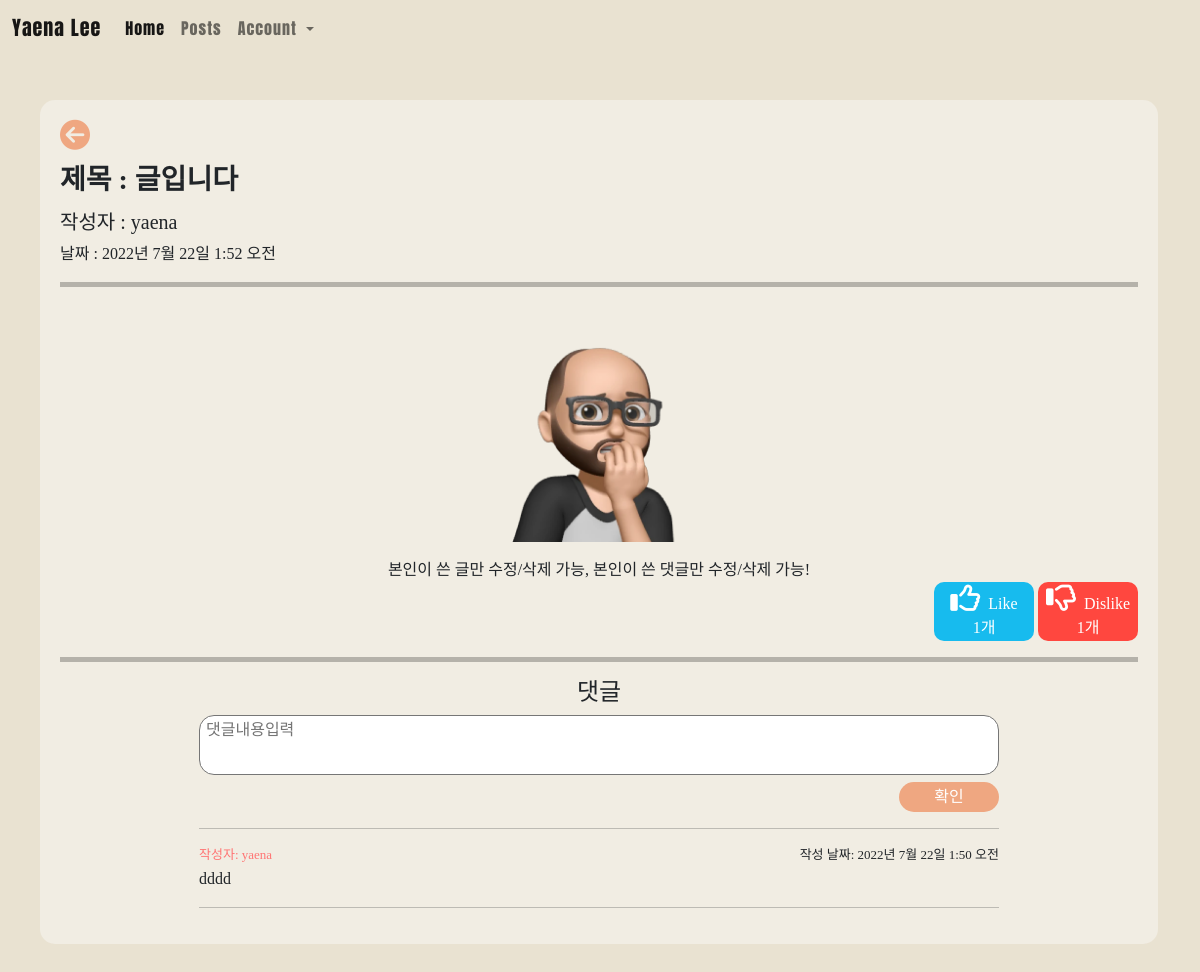
The page /5 on the database as committed earlier.
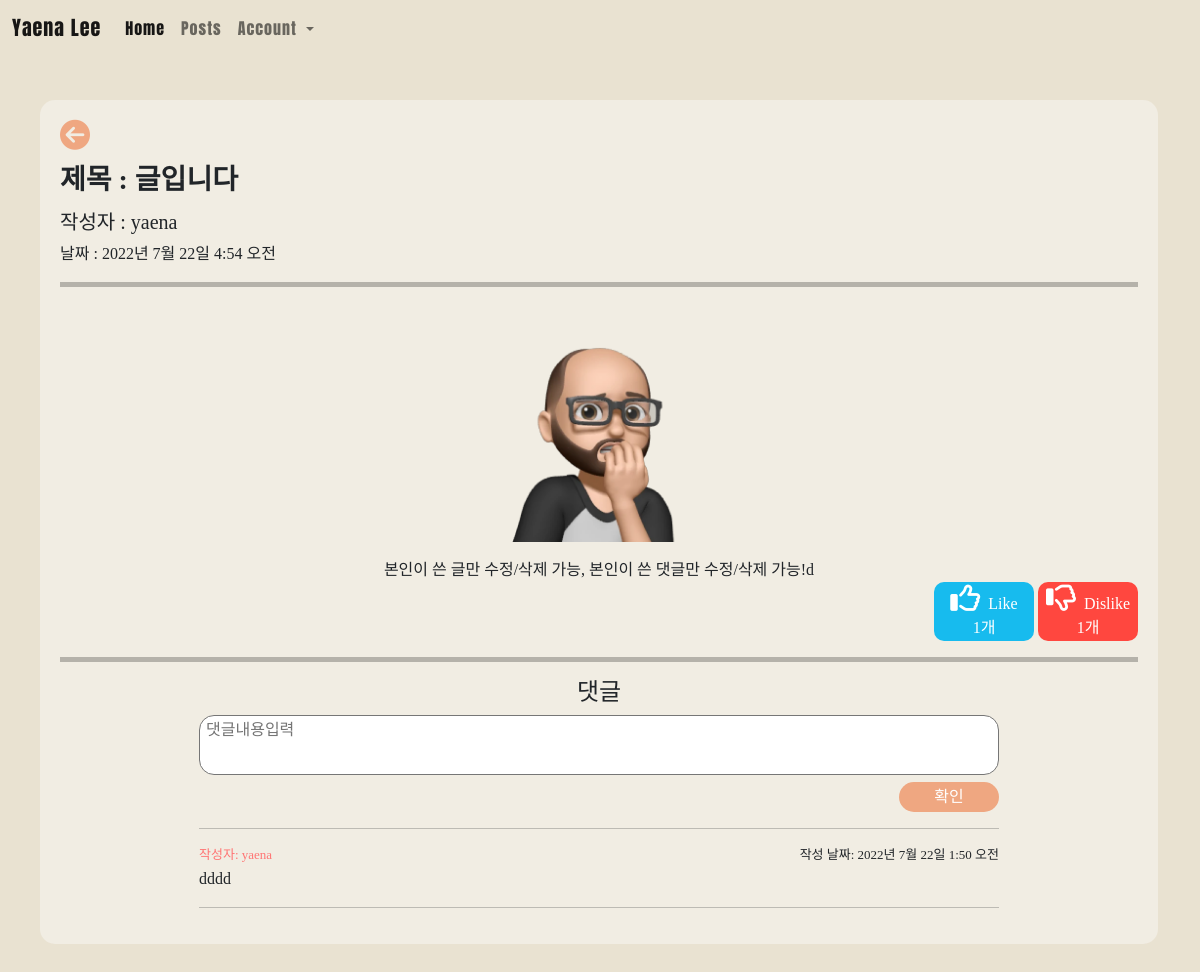
The same page on the database as committed later.
### main/models.py (models this page shows, shortened)
class Post(models.Model):
    title = models.CharField(max_length=200)
    writer = models.ForeignKey(User,on_delete=models.CASCADE)
    pub_date = models.DateTimeField()
    body = models.TextField()
    image = models.ImageField(upload_to = 'post/', blank = True, null = True)
    like_user_set = models.ManyToManyField(User, blank=True, related_name='likes_user_set',through='Like')
    dislike_user_set = models.ManyToManyField(User, blank=True, related_name='dislikes_user_set',through='Dislike')
    @property
    def like_count(self):
        return self.like_user_set.count()
    @property
    def dislike_count(self):
        return self.dislike_user_set.count()

class Comment(models.Model):
    content = models.TextField()
    writer = models.ForeignKey(User, on_delete=models.CASCADE)
    post = models.ForeignKey( Post ,on_delete=models.CASCADE, related_name ='comments')
    created_at = models.DateTimeField(auto_now=True)
    update_at = models.DateTimeField(auto_now=True)

### main/views.py (the view)
# urls.py: path('<int:id>', detail, name = "detail"),
def detail(request, id):
    post = get_object_or_404(Post, pk = id)
    all_comments = post.comments.all().order_by('-created_at')
    return render(request, 'main/detail.html', {'post':post, 'comments':all_comments})

### main/templates/main/detail.html (shortened to what this page needs)
{% extends 'base.html' %}
{% load static %}
{% block content %}
{% include 'shared/_navbar2.html' %}
<div id = "detail" class="container" style="padding-top: 100px;">
    <div id = "detail_body" style="background-color: #f1ede3; border-radius: 15px; padding: 20px; margin-bottom: 30px;">
        {% if post.writer == user%}
        <a href = "{% url 'main:post'%}" style="display: inline-block;"><i class="fa-solid fa-circle-arrow-left" style="color: #efa781;; font-size: 30px;"></i></a>
            <div id = "edit_delete_post" style="text-align: right;float:right;">
                <a href = "{% url 'main:edit' post.id%}"><button id = "post_edit_button">글 수정하기</button></a>
                <a href = "{% url 'main:delete' post.id%}"><button id = "post_edit_button">글 삭제하기</button></a>
            </div>
        {% else %}
        <a href = "{% url 'main:post'%}" style="display: inline-block;"><i class="fa-solid fa-circle-arrow-left" style="color: #efa781;; font-size: 30px;"></i></a>
        {% endif %}
        <h3>제목 : {{post.title}}</h3>
        {% if post.writer %}
            {% if 'user' in post.writer.username %}
                <h5>작성자 : {{ post.writer.last_name }} {{ post.writer.first_name }}</h5>
            {% else %}
                <h5>작성자 : {{ post.writer }}</h5>
            {% endif %}
        {% else %}
        <h5>작성자 : 알 수 없음</h5>
        {% endif %}
        날짜 : {{post.pub_date}}<br>
        <hr style="height: 5px; border: 0 none;color:black">
        {% if post.image %}
            <p style="text-align: center;"><img src = "{{ post.image.url }}"  style="width: 250px" alt = "사진"></p>
        {% endif %}
        <div id = "summary" style="text-align: center;">{{post.body}}</div>
        <div class = "like_dislike" style="text-align: right;">
            <div class="like" name ="{{post.id}}" value="Like" style="display: inline-block;">
                {% if user in post.like_user_set.all %}
                    <button style="background-color: #17BBEE; color:white;border:none;width: 100px;border-radius: 10px;">
                        <i class="fa-solid fa-thumbs-up" id = "like-icon" style="font-size: 30px;display: inline-block;color: white;"></i>
                        &nbspLike
                        <p id="count-{{ post.id }}" style="margin-bottom: 0;">
                            {% if post.like_count == 0 %}
                                0개
                            {% else %}
                                {{ post.like_count }}개
                            {% endif %}
                        </p>
                    </button>
                {% else %}
                    <button style="background-color: #17BBEE; color:white;border:none;width: 100px;border-radius: 10px;">
                        <i class="fa-regular fa-thumbs-up"id = "like-icon" style="font-size: 30px;display: inline-block;color: white; "></i>
                        &nbspLike
                        <p id="count-{{ post.id }}" style="margin-bottom: 0;">
                            {% if post.like_count == 0 %}
                                0개
                            {% else %}
                                {{ post.like_count }}개
                            {% endif %}
                        </p>
                    </button>
                {% endif %}
            </div>
            <div class="dislike" name ="{{post.id}}" value="Dislike" style="display: inline-block;">
                {% if user in post.dislike_user_set.all %}
                    <button style="background-color:#FF473F; color:white;border:none;width: 100px;border-radius: 10px;">
                        <i class="fa-solid fa-thumbs-down" id = "dislike-icon" style="font-size: 30px;display: inline-block;color: white;"></i>
                        &nbspDislike
                        <p id="count2-{{ post.id }}" style="margin-bottom: 0;">
                            {% if post.dislike_count == 0 %}
                                0개
                            {% else %}
                                {{ post.dislike_count }}개
                            {% endif %}
                        </p>
                    </button>
                {% else %}
                    <button style="background-color:#FF473F; color:white;border:none;width: 100px;border-radius: 10px;">
                        <i class="fa-regular fa-thumbs-down"id = "dislike-icon" style="font-size: 30px;display: inline-block;color: white; "></i>
                        &nbspDislike
                        <p id="count2-{{ post.id }}" style="margin-bottom: 0;">
                            {% if post.dislike_count == 0 %}
                                0개
                            {% else %}
                                {{ post.dislike_count }}개
                            {% endif %}
                        </p>
                    </button>
                {% endif %}
            </div>
        </div>
        <hr style="height: 5px; border: 0 none;color:black">
        <h4 style="text-align: center;">댓글</h4>
        <div  style="text-align: center;">
            <form action="{%url 'main:create_comment' post.id%}" method="POST">
                <textarea name="content" placeholder=" 댓글내용입력" style="width: 800px;resize: none; height: 60px; border-radius: 15px;"></textarea>
                <input type="submit" value="확인" id = "detail_submit">
            </form>
        </div>
        <hr style="width: 800px; margin-left:auto;margin-right:auto">
            <div id = "comment" style="width: 800px; margin-left:auto;margin-right:auto">
                {% for comment in comments %}
                <p style="text-align: right; font-size: 13px; margin-bottom: 0;float: right;">작성 날짜: {{comment.created_at}}</p>
                {% if 'user' in comment.writer.username %}
                <p style="color:#ff7473; margin-bottom: 3px;font-size: 13px;">작성자 : {{comment.writer.last_name}} {{comment.writer.first_name}}</p>
                {% else %}
                <p style="color:#ff7473;margin-bottom: 3px;font-size: 13px;">작성자: {{comment.writer}}</p>
                {% endif %}   {{comment.content}}
                <hr>
                {% endfor %}
            </div>
    </div>
</div>
{% endblock %}

### profile_page/templates/base.html (shortened to what this page needs)
<!DOCTYPE html>
{% load static %}
    <html lang="en">
    <head>
        <link href="https://cdn.jsdelivr.net/npm/bootstrap@5.1.3/dist/css/bootstrap.min.css" rel="stylesheet">
        <link rel = "stylesheet" href = "{% static 'css/style.css' %}?a">
        <link rel="stylesheet" href="https://maxcdn.bootstrapcdn.com/font-awesome/5.8.2/css/font-awesome.min.css">
    </head>
    <body>
            {% block content %}
            {% endblock %}
    </body>
</html>

### profile_page/templates/shared/_navbar2.html (shortened to what this page needs)
<nav>
    <nav class="navbar navbar-expand-lg navbar-light bg-light">
        <div class="container-fluid">
          <a class="navbar-brand" href="{% url 'main:showmain' %}">Yaena Lee</a>
          <div class="collapse navbar-collapse" id="navbarNav">
            <ul class="navbar-nav">
              <li class="nav-item">
                <a class="nav-link active" aria-current="page" href="{% url 'main:showmain' %}">Home</a>
              </li>
              <li class="nav-item">
                <a class="nav-link" href="{% url 'main:post' %}">Posts</a>
              </li>
              <li class="nav-item dropdown">
                <a class="nav-link dropdown-toggle" href="#" id="navbarDropdown" role="button" data-bs-toggle="dropdown" aria-expanded="false">
                  Account
                </a>
              </li>
            </ul>
          </div>
        </div>
      </nav>
</nav>

### profile_page/static/css/style.css (style rules this page uses)
html,body { background-color:RGB(233,226,209); }
.bg-light { background-color: RGB(233,226,209) !important; }
nav { position: fixed; font-family: 'Anton', sans-serif; letter-spacing: 1px; width: 100%; }
h4 { font-family: 'dream', sans-serif; font-size: 1.5em; }
h3 { padding-top: 10px; font-family: 'dream'; font-weight:bold; padding-bottom: 5px; }
#detail { padding-top:50px ; padding-left: 10px; font-family: dream; }
#detail_submit { background-color: #efa781; color:white; font-family: dream; border: none; width: 100px; height: 30px; border-radius: 15px; margin-left: 700px; }

Rows that differ between the two databases and show on the page:
changed Post "글입니다": pub_date "2022년 7월 22일 1:52 오전" → "2022년 7월 22일 4:54 오전"; body "본인이 쓴 글만 수정/삭제 가능, 본인이 쓴 댓글만 수정/삭제 가능!" → "본인이 쓴 글만 수정/삭제 가능, 본인이 쓴 댓글만 수정/삭제 가능!d"
